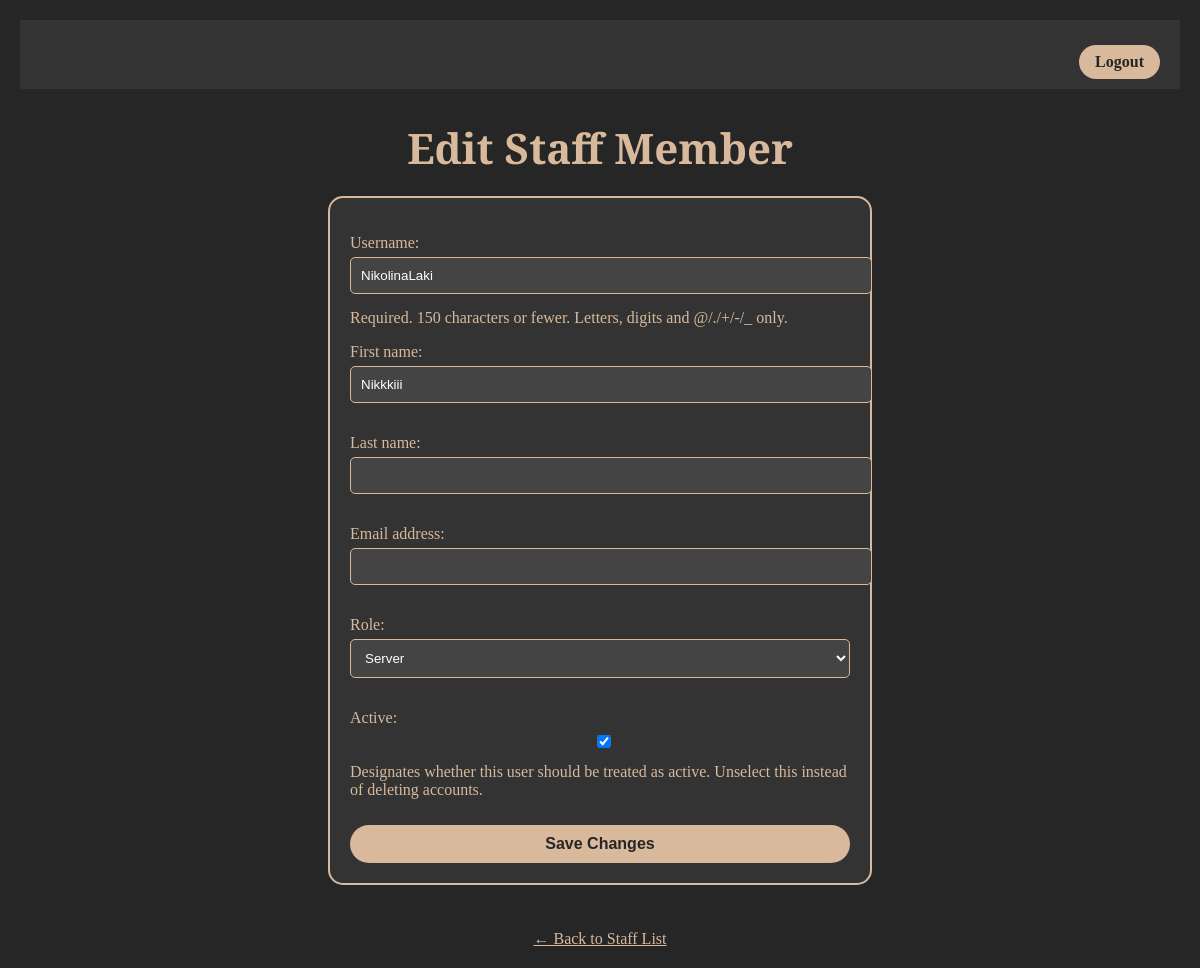
Screenshot of /edit-worker/1/ with the database file from the repository.
### sankster/models.py (models this page shows, shortened)
class CustomUser(AbstractUser):
    ROLE_CHOICES = (
        ('server', 'Server'),
        ('barista', 'Barista'),
        ('admin', 'Admin'),
    )
    role = models.CharField(max_length=10, choices=ROLE_CHOICES, default='server')
    groups = models.ManyToManyField(
        'auth.Group',
        related_name='customuser_groups',
        blank=True
    )
    user_permissions = models.ManyToManyField(
        'auth.Permission',
        related_name='customuser_permissions',
        blank=True
    )

### sankster/views.py (the view)
# urls.py: path('edit-worker/<int:worker_id>/', views.edit_worker, name='edit_worker'),
def edit_worker(request, worker_id):
    worker = get_object_or_404(CustomUser, id=worker_id)
    if request.method == 'POST':
        form = EditStaffForm(request.POST, instance=worker)
        if form.is_valid():
            form.save()
            return redirect('manage_staff')
    else:
        form = EditStaffForm(instance=worker)
    return render(request, 'edit_worker.html',{'form':form, 'worker':worker})

### sankster/forms.py
class EditStaffForm(forms.ModelForm):
    class Meta:
        model = CustomUser
        fields = ['username', 'first_name', 'last_name', 'email', 'role', 'is_active']
        widgets = {
            'role': forms.Select(choices=CustomUser.ROLE_CHOICES),
        }

### sankster/templates/edit_worker.html (shortened to what this page needs)
<!DOCTYPE html>
<html lang="en">
<head>
</head>
<body>
    <div class="navbar">
        <a href="{% url 'logout' %}" class="login-button">Logout</a>
    </div>
    <h1>Edit Staff Member</h1>
    <form method="post">
        {{ form.as_p }}
        <button type="submit">Save Changes</button>
    </form>
    <a href="{% url 'manage_staff' %}">← Back to Staff List</a>
</body>
</html>

### sankster/templates/edit_worker.html (style rules this page uses)
body { font-family: 'Georgia', serif; background-color: #262626; color: #d9b99b; padding: 20px; text-align: center; margin: 0; }
.navbar { display: flex; justify-content: flex-end; align-items: center; padding: 10px 20px; background-color: #333; }
.login-button { font-size: 16px; padding: 8px 16px; border-radius: 20px; background-color: #d9b99b; color: #262626; text-decoration: none; transition: background-color 0.3s; font-weight: bold; }
h1 { font-family: 'Cinzel Decorative', cursive; font-size: 42px; margin-top: 30px; margin-bottom: 20px; }
form { max-width: 500px; margin: 0 auto 30px auto; background-color: #333; padding: 20px; border-radius: 15px; border: 2px solid #d9b99b; text-align: left; }
form label { font-size: 16px; display: block; margin-top: 10px; margin-bottom: 5px; }
form input, form select { width: 100%; padding: 10px; margin-bottom: 15px; border-radius: 5px; border: 1px solid #d9b99b; background-color: #444; color: #fff; }
button { width: 100%; padding: 10px 20px; font-size: 16px; color: #262626; background-color: #d9b99b; border: none; border-radius: 20px; cursor: pointer; transition: background-color 0.3s; font-weight: bold; margin-top: 10px; }
a { color: #d9b99b; font-size: 16px; text-decoration: underline; display: inline-block; margin-top: 15px; }

### rows the page displays
CustomUser: username "NikolinaLaki", first_name "Nikkkiii", role "Server", is_active "☑"
